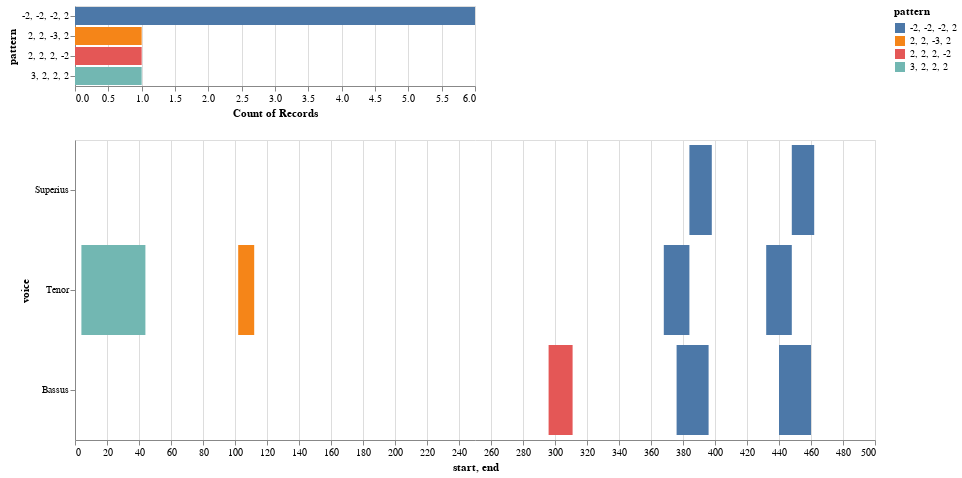

The code cell stored with this chart in its notebook:
### Markdown cell above
### Mass Movement Heatmap

### Code cell
## Use this for the Mass Movement Heatmap

nr = mass_movement.notes(combineUnisons=True) 
mel = mass_movement.melodic(df=nr, kind='d', compound=True, unit=0, end=False)
mel_ngrams = mass_movement.ngrams(df=mel, n=4)
entry_ngrams = mass_movement.entries(df=mel, n=4)
mel_ngrams_duration = mass_movement.durations(df=mel, n=4, mask_df=entry_ngrams)
viz.plot_ngrams_heatmap(entry_ngrams, mel_ngrams_duration, selected_patterns=shared_entries, voices=[])

### Figure 1 — Vega-Lite specification as saved in the notebook (floating-point values rounded to 4 significant figures)
{"config": {"view": {"continuousWidth": 400, "continuousHeight": 300}}, "vconcat": [{"mark": "bar", "encoding": {"color": {"type": "nominal", "field": "pattern"}, "opacity": {"condition": {"value": 1, "selection": "selector002"}, "value": 0.2}, "x": {"type": "nominal", "aggregate": "count", "field": "pattern"}, "y": {"type": "nominal", "field": "pattern"}}, "selection": {"selector002": {"type": "multi", "fields": ["pattern"]}}}, {"mark": "bar", "encoding": {"color": {"type": "nominal", "field": "pattern"}, "opacity": {"condition": {"value": 1, "selection": "selector002"}, "value": 0.2}, "tooltip": [{"type": "quantitative", "field": "start"}, {"type": "quantitative", "field": "end"}, {"type": "nominal", "field": "pattern"}], "x": {"type": "quantitative", "field": "start"}, "x2": {"field": "end"}, "y": {"type": "nominal", "field": "voice", "sort": null}}, "height": 300, "selection": {"selector002": {"type": "multi", "fields": ["pattern"]}}, "width": 800}], "data": {"name": "data-f96f701aed6d2f8d93705781e049e26f"}, "$schema": "https://vega.github.io/schema/vega-lite/v4.8.1.json", "datasets": {"data-f96f701aed6d2f8d93705781e049e26f": [{"start": 384.0, "voice": "Superius", "pattern": "-2, -2, -2, 2", "end": 398.0}, {"start": 448.0, "voice": "Superius", "pattern": "-2, -2, -2, 2", "end": 462.0}, {"start": 4.0, "voice": "Tenor", "pattern": "3, 2, 2, 2", "end": 44.0}, {"start": 102.0, "voice": "Tenor", "pattern": "2, 2, -3, 2", "end": 112.0}, {"start": 368.0, "voice": "Tenor", "pattern": "-2, -2, -2, 2", "end": 384.0}, {"start": 432.0, "voice": "Tenor", "pattern": "-2, -2, -2, 2", "end": 448.0}, {"start": 296.0, "voice": "Bassus", "pattern": "2, 2, 2, -2", "end": 311.0}, {"start": 376.0, "voice": "Bassus", "pattern": "-2, -2, -2, 2", "end": 396.0}, {"start": 440.0, "voice": "Bassus", "pattern": "-2, -2, -2, 2", "end": 460.0}]}}
